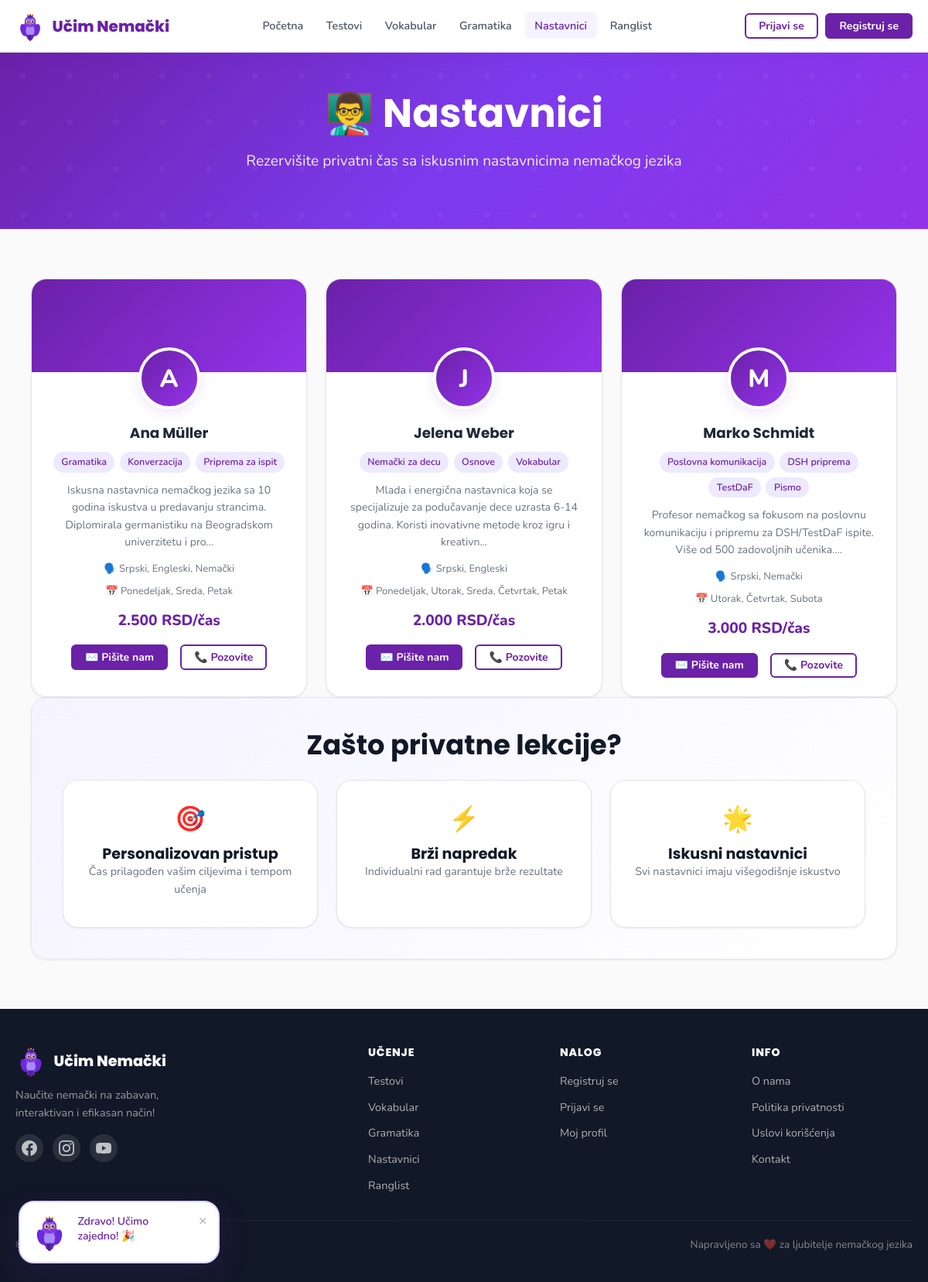
Page /pages/teachers.php on the committed database.
### tables this page shows
CREATE TABLE IF NOT EXISTS live_teachers (
    id             SMALLINT UNSIGNED AUTO_INCREMENT PRIMARY KEY,
    name           VARCHAR(120) NOT NULL,
    bio            TEXT         DEFAULT NULL,
    photo_url      VARCHAR(500) DEFAULT NULL,
    email          VARCHAR(120) DEFAULT NULL,
    phone          VARCHAR(30)  DEFAULT NULL,
    subjects       VARCHAR(300) DEFAULT NULL COMMENT 'comma-separated',
    languages      VARCHAR(200) DEFAULT NULL COMMENT 'comma-separated',
    hourly_rate    DECIMAL(8,2) DEFAULT NULL,
    available_days VARCHAR(200) DEFAULT NULL COMMENT 'comma-separated day names',
    created_at     DATETIME NOT NULL DEFAULT CURRENT_TIMESTAMP
);

### includes/functions.php (called while the page is built, shortened)
<?php
function sanitize(string $input): string {
    return htmlspecialchars(trim($input), ENT_QUOTES | ENT_SUBSTITUTE, 'UTF-8');
}

### pages/teachers.php (the view, shortened to what this page needs)
<?php
require_once __DIR__ . '/../includes/functions.php';
$db        = getDB();
$teachers  = $db->query('SELECT * FROM live_teachers ORDER BY name')->fetch_all(MYSQLI_ASSOC);
require_once __DIR__ . '/../includes/header.php';
?>
<section class="hero" style="padding:3rem 1.25rem 2.5rem">
    <div class="container hero-content">
        <h1 style="color:#fff">👨‍🏫 Nastavnici</h1>
        <p class="hero-sub">Rezervišite privatni čas sa iskusnim nastavnicima nemačkog jezika</p>
    </div>
</section>
<section class="section">
    <div class="container">
        <?php if (empty($teachers)): ?>
        <div class="card card-body text-center" style="padding:3rem">
            <div style="font-size:3rem;margin-bottom:1rem">👨‍🏫</div>
            <h3>Nastavnici će uskoro biti dostupni</h3>
        </div>
        <?php else: ?>
        <div class="grid grid-3">
            <?php foreach ($teachers as $t):
                $subjects  = $t['subjects']  ? explode(',', $t['subjects'])  : [];
                $languages = $t['languages'] ? explode(',', $t['languages']) : [];
                $days      = $t['available_days'] ? explode(',', $t['available_days']) : [];
                $initial   = strtoupper(substr($t['name'], 0, 1));
            ?>
            <div class="card teacher-card hover-glow">
                <?php if ($t['photo_url']): ?>
                    <img src="<?= sanitize($t['photo_url']) ?>" class="teacher-photo" alt="<?= sanitize($t['name']) ?>">
                <?php else: ?>
                    <div style="height:120px;background:linear-gradient(135deg,#6B21A8,#9333EA)"></div>
                <?php endif; ?>
                <div class="card-body" style="padding-top:.5rem">
                    <div class="teacher-avatar"><?= $initial ?></div>
                    <div class="teacher-name mt-2"><?= sanitize($t['name']) ?></div>
                    <?php if (!empty($subjects)): ?>
                    <div class="teacher-subjects">
                        <?php foreach (array_slice($subjects, 0, 4) as $sub): ?>
                        <span class="teacher-tag"><?= sanitize(trim($sub)) ?></span>
                        <?php endforeach; ?>
                    </div>
                    <?php endif; ?>
                    <?php if ($t['bio']): ?>
                    <p class="text-muted" style="font-size:.88rem;text-align:center;margin:.75rem 0"><?= sanitize(substr($t['bio'], 0, 140)) ?>...</p>
                    <?php endif; ?>
                    <?php if (!empty($languages)): ?>
                    <p style="text-align:center;font-size:.82rem;color:var(--text-muted);margin-bottom:.5rem">
                        🗣️ <?= sanitize(implode(', ', array_map('trim', $languages))) ?>
                    </p>
                    <?php endif; ?>
                    <?php if (!empty($days)): ?>
                    <p style="text-align:center;font-size:.82rem;color:var(--text-muted);margin-bottom:.75rem">
                        📅 <?= sanitize(implode(', ', array_map('trim', $days))) ?>
                    </p>
                    <?php endif; ?>
                    <?php if ($t['hourly_rate']): ?>
                    <div class="teacher-rate"><?= number_format((float)$t['hourly_rate'], 0, ',', '.') ?> RSD/čas</div>
                    <?php endif; ?>
                    <div class="d-flex gap-2 mt-2" style="justify-content:center;flex-wrap:wrap">
                        <?php if ($t['email']): ?>
                        <a href="mailto:<?= sanitize($t['email']) ?>" class="btn btn-primary btn-sm">✉️ Pišite nam</a>
                        <?php endif; ?>
                        <?php if ($t['phone']): ?>
                        <a href="tel:<?= sanitize($t['phone']) ?>" class="btn btn-outline btn-sm">📞 Pozovite</a>
                        <?php endif; ?>
                    </div>
                </div>
            </div>
            <?php endforeach; ?>
        </div>
        <?php endif; ?>
        <div class="card mt-5" style="background:linear-gradient(135deg,var(--purple-50),var(--white))">
            <div class="card-body" style="padding:2.5rem;text-align:center">
                <h2 style="margin-bottom:1rem">Zašto privatne lekcije?</h2>
                <div class="grid grid-3 mt-3">
                    <div class="card card-body text-center">
                        <div style="font-size:2rem;margin-bottom:.5rem">🎯</div>
                        <h4>Personalizovan pristup</h4>
                        <p class="text-muted" style="font-size:.9rem">Čas prilagođen vašim ciljevima i tempom učenja</p>
                    </div>
                    <div class="card card-body text-center">
                        <div style="font-size:2rem;margin-bottom:.5rem">⚡</div>
                        <h4>Brži napredak</h4>
                        <p class="text-muted" style="font-size:.9rem">Individualni rad garantuje brže rezultate</p>
                    </div>
                    <div class="card card-body text-center">
                        <div style="font-size:2rem;margin-bottom:.5rem">🌟</div>
                        <h4>Iskusni nastavnici</h4>
                        <p class="text-muted" style="font-size:.9rem">Svi nastavnici imaju višegodišnje iskustvo</p>
                    </div>
                </div>
            </div>
        </div>
    </div>
</section>
<?php require_once __DIR__ . '/../includes/footer.php'; ?>

### assets/css/main.css (style rules this page uses)
:root { --purple-50: #F5F3FF; --purple-100: #EDE9FE; --purple-200: #DDD6FE; --purple-300: #C4B5FD; --purple-400: #A78BFA; --purple-500: #8B5CF6; --purple-600: #7C3AED; --purple-700: #6D28D9; --purple-800: #6B21A8; --purple-900: #4C1D95; --accent: #9333EA; --accent-light:#F3E8FF; --green: #16A34A; --green-light: #DCFCE7; --red: #DC2626; --red-light: #FEE2E2; --blue: #2563EB; --blue-light: #DBEAFE; --yellow: #CA8A04; --yellow-light:#FEF9C3; --gray-50: #F9FAFB; --gray-100: #F3F4F6; --gray-200: #E5E7EB; --gray-300: #D1D5DB; --gray-400: #9CA3AF; --gray-500: #6B7280; --gray-600: #4B5563; --gray-700: #374151; --gray-800: #1F2937; --gray-900: #111827; --white: #FFFFFF; --bg: #FAFAFA; --text: var(--gray-800); --text-muted: var(--gray-500); --border: var(--gray-200); --shadow-sm: 0 1px 3px rgba(0,0,0,.08); --shadow: 0 4px 16px rgba(107,33,168,.12); --shadow-lg: 0 12px 40px rgba(107,33,168,.18); --radius-sm: 6px; --radius: 12px; --radius-lg: 20px; --radius-xl: 30px; --nav-h: 68px; --transition: .25s cubic-bezier(.4,0,.2,1); --font-body: 'Nunito', system-ui, sans-serif; --font-head: 'Poppins', system-ui, sans-serif; }
*, *::before, *::after { box-sizing: border-box; margin: 0; padding: 0; }
html { scroll-behavior: smooth; font-size: 16px; }
body { font-family: var(--font-body); color: var(--text); background: var(--bg); line-height: 1.6; padding-top: var(--nav-h); min-height: 100vh; }
a { color: var(--purple-800); text-decoration: none; }
h1,h2,h3,h4,h5,h6 { font-family: var(--font-head); font-weight: 700; line-height: 1.2; color: var(--gray-900); }
h1 { font-size: clamp(2rem, 5vw, 3.2rem); }
h2 { font-size: clamp(1.5rem, 3vw, 2.2rem); }
h4 { font-size: 1.2rem; }
p { margin-bottom: .8rem; }
.container { max-width: 1200px; margin: 0 auto; padding: 0 1.25rem; }
.btn { display: inline-flex; align-items: center; justify-content: center; gap: .5rem; padding: .75rem 1.6rem; border-radius: var(--radius); font-weight: 700; font-size: 1rem; line-height: 1; border: 2px solid transparent; transition: all var(--transition); cursor: pointer; text-decoration: none !important; white-space: nowrap; }
.btn-primary { background: var(--purple-800); color: var(--white); border-color: var(--purple-800); }
.btn-outline { background: transparent; color: var(--purple-800); border-color: var(--purple-800); }
.btn-sm { padding: .45rem 1rem; font-size: .875rem; border-radius: var(--radius-sm); }
.card { background: var(--white); border-radius: var(--radius-lg); box-shadow: var(--shadow-sm); border: 1px solid var(--border); overflow: hidden; transition: transform var(--transition), box-shadow var(--transition); }
.card-body { padding: 1.5rem; }
.hero { background: linear-gradient(135deg, var(--purple-800) 0%, var(--purple-600) 50%, var(--accent) 100%); color: var(--white); padding: 5rem 1.25rem 4rem; text-align: center; position: relative; overflow: hidden; }
.hero::before { content: ''; position: absolute; inset: 0; }
.hero-content { position: relative; z-index: 1; }
.hero h1 { color: var(--white); margin-bottom: 1rem; }
.hero-sub { font-size: 1.2rem; opacity: .9; margin-bottom: 2rem; }
.section { padding: 4rem 1.25rem; }
.grid { display: grid; gap: 1.5rem; }
.grid-3 { grid-template-columns: repeat(3, 1fr); }
.teacher-card { display: flex; flex-direction: column; }
.teacher-avatar { width: 80px; height: 80px; border-radius: 50%; margin: -40px auto 0; background: linear-gradient(135deg, var(--purple-800), var(--accent)); display: flex; align-items: center; justify-content: center; font-size: 2rem; font-weight: 800; color: var(--white); border: 4px solid var(--white); box-shadow: var(--shadow); }
.teacher-name { font-family: var(--font-head); font-weight: 700; font-size: 1.15rem; text-align: center; margin-bottom: .25rem; }
.teacher-subjects { display: flex; flex-wrap: wrap; gap: .4rem; justify-content: center; margin: .6rem 0; }
.teacher-tag { background: var(--purple-100); color: var(--purple-800); padding: .2rem .65rem; border-radius: var(--radius-xl); font-size: .78rem; font-weight: 600; }
.teacher-rate { font-size: 1.2rem; font-weight: 800; color: var(--purple-800); text-align: center; margin: .5rem 0; }
.text-center { text-align: center; }
.text-muted { color: var(--text-muted); }
.mt-2 { margin-top: 1rem; }
.mt-3 { margin-top: 1.5rem; }
.d-flex { display: flex; }
.gap-2 { gap: 1rem; }

### rows in the picture
live_teachers: name "A", name "Ana Müller", subjects "Gramatika", subjects "Konverzacija", subjects "Priprema za ispit", bio "Iskusna nastavnica nemačkog jezika sa 10 godina iskustva u predavanju strancima. Diplomirala germanistiku na Beogradskom univerzitetu i pro", languages "Srpski, Engleski, Nemački", available_days "Ponedeljak, Sreda, Petak", hourly_rate "2.500"
live_teachers: name "J", name "Jelena Weber", subjects "Nemački za decu", subjects "Osnove", subjects "Vokabular", bio "Mlada i energična nastavnica koja se specijalizuje za podučavanje dece uzrasta 6-14 godina. Koristi inovativne metode kroz igru i kreativn", languages "Srpski, Engleski", available_days "Ponedeljak, Utorak, Sreda, Četvrtak, Petak", hourly_rate "2.000"
live_teachers: name "M", name "Marko Schmidt", subjects "Poslovna komunikacija", subjects "DSH priprema", subjects "TestDaF", subjects "Pismo", bio "Profesor nemačkog sa fokusom na poslovnu komunikaciju i pripremu za DSH/TestDaF ispite. Više od 500 zadovoljnih učenika.", languages "Srpski, Nemački", available_days "Utorak, Četvrtak, Subota", hourly_rate "3.000"
